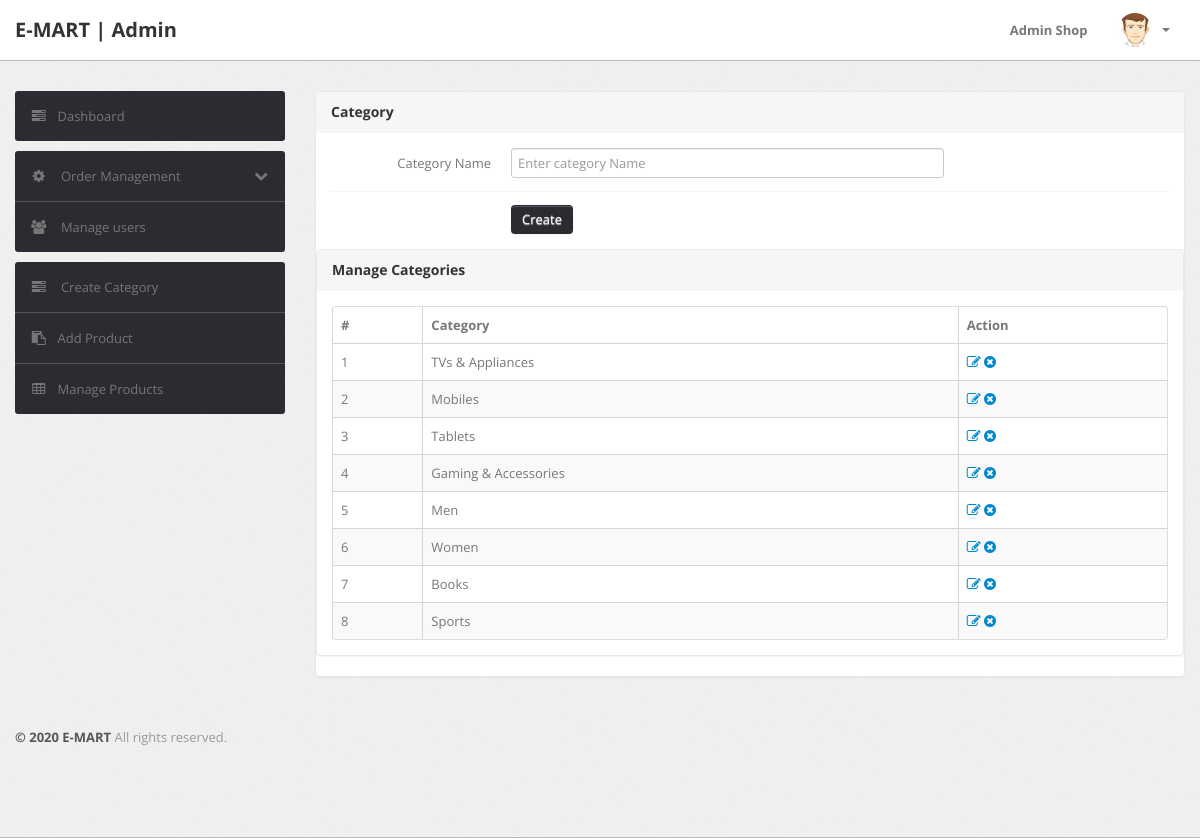
/admin/category.php (signed in), run on the app's committed database.
### tables this page shows
CREATE TABLE IF NOT EXISTS `categories` (
  `cid` int(50) NOT NULL AUTO_INCREMENT,
  `cname` varchar(50) NOT NULL,
  PRIMARY KEY (`cid`)
);

### admin/category.php (the view, shortened to what this page needs)
<?php
   include 'include/config.php';
  ?>
<!DOCTYPE html>
<html lang="en">
<head>
	<link type="text/css" href="bootstrap/css/bootstrap.min.css" rel="stylesheet">
	<link type="text/css" href="bootstrap/css/bootstrap-responsive.min.css" rel="stylesheet">
	<link type="text/css" href="css/theme.css" rel="stylesheet">
	<link type="text/css" href="images/icons/css/font-awesome.css" rel="stylesheet">
</head>
<body>
<?php include('include/header.php');?>
	<div class="wrapper">
		<div class="container">
			<div class="row">
<?php include('include/sidebar.php');?>
			<div class="span9">
					<div class="content">
						<div class="module">
							<div class="module-head">
								<h3>Category</h3>
							</div>
							<div class="module-body">
			<form action=""class="form-horizontal row-fluid"method="post" >
				<div class="control-group">
				<label class="control-label" for="basicinput">Category Name</label>
				<div class="controls">
				<input type="text" placeholder="Enter category Name"  name="category" class="span8 tip" required>
				</div>
				</div>
	<div class="control-group">
				<div class="control-group">
											<div class="controls">
												<button type="submit" name="create" class="btn">Create</button>
											</div>
										</div>
									</form>
							</div>
						</div>
				<div class="module">
							<div class="module-head">
								<h3>Manage Categories</h3>
							</div>
							<div class="module-body">
								<table cellpadding="0" cellspacing="0" border="0" class="datatable-1 table table-bordered table-striped	 display" width="100%">
									<thead>
										<tr>
											<th>#</th>
											<th>Category</th>
											<th>Action</th>
										</tr>
									</thead>
								    <tbody>
								    	<form action="edit-category.php"method="post">
								    	<?php
                                         $in="select * from categories";
								    	 $query=mysqli_query($mysqli,$in);
                                        while($row=mysqli_fetch_array($query))
                                         {
                                          ?>
										<tr>
											<td><?php echo $row['cid'];?></td>
											<td><?php echo $row['cname'];?></td>
											<td>
											<a href="edit-category.php?id=<?php echo $row['cid']?>" ><i class="icon-edit"></i></a>
											<a href="category.php?id=<?php echo $row['cid']?>&del=delete"onClick="return confirm('Are you sure you want to delete?')"><i class="icon-remove-sign"></i></a></td>
										</tr>
										<?php  } ?>
									</form>
								    </tbody>
								</table>
							</div>
						</div>
					</div>
				</div>
			</div>
		</div>
	</div>
<?php include('include/footer.php');?>
</body>
</html>

### admin/include/header.php (shortened to what this page needs)
<div class="navbar navbar-fixed-top">
		<div class="navbar-inner">
			<div class="container">
			  	<a class="brand" href="index.html">
			  		E-MART | Admin
			  	</a>
				<div class="nav-collapse collapse navbar-inverse-collapse">
					<ul class="nav pull-right">
						<li>
							<?php if (!empty($_SESSION['username'])) { ?>
									<a href="#"><?php echo$_SESSION['username'];?>
									</a><?php } ?>
						</li>
						<li class="nav-user dropdown">
							<a href="#" class="dropdown-toggle" data-toggle="dropdown">
								<img src="images/user.png" class="nav-avatar" />
								<b class="caret"></b>
							</a>
						</li>
					</ul>
				</div>
			</div>
		</div>
	</div>

### admin/include/sidebar.php (shortened to what this page needs)
<div class="span3">
					<div class="sidebar">
<ul class="widget widget-menu unstyled">
                                <li><a href="index.php"><i class="menu-icon icon-tasks"></i>Dashboard</a></li>
                            </ul>
<ul class="widget widget-menu unstyled">
							<li>
								<a class="collapsed" data-toggle="collapse" href="#togglePages">
									<i class="menu-icon icon-cog"></i>
									<i class="icon-chevron-down pull-right"></i><i class="icon-chevron-up pull-right"></i>
									Order Management
								</a>
							</li>
							<li>
								<a href="manage-users.php">
									<i class="menu-icon icon-group"></i>
									Manage users
								</a>
							</li>
						</ul>
						<ul class="widget widget-menu unstyled">
                                <li><a href="category.php"><i class="menu-icon icon-tasks"></i> Create Category </a></li>
                                <li><a href="insert-product.php"><i class="menu-icon icon-paste"></i>Add Product </a></li>
                                <li><a href="manage-products.php"><i class="menu-icon icon-table"></i>Manage Products </a></li>
                            </ul>
					</div>
				</div>

### admin/include/footer.php
<div class="footer">
	<div class="container">
		<b class="copyright">&copy; 2020 E-MART </b> All rights reserved.
	</div>
</div>

### data on the page
categories: cid "1", cname "TVs & Appliances"
categories: cid "2", cname "Mobiles"
categories: cid "3", cname "Tablets"
categories: cid "4", cname "Gaming & Accessories"
categories: cid "5", cname "Men"
categories: cid "6", cname "Women"
categories: cid "7", cname "Books"
categories: cid "8", cname "Sports"

### other printed values
$_SESSION['username'] "Admin Shop"
